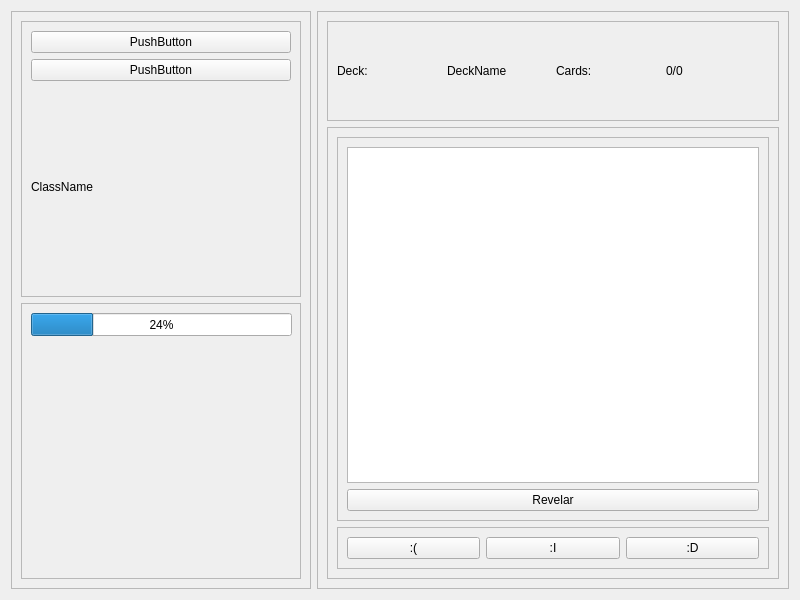
<?xml version="1.0" encoding="UTF-8"?>
<ui version="4.0">
 <class>Widget</class>
 <widget class="QWidget" name="Widget">
  <property name="geometry">
   <rect>
    <x>0</x>
    <y>0</y>
    <width>800</width>
    <height>600</height>
   </rect>
  </property>
  <property name="windowTitle">
   <string>Widget</string>
  </property>
  <layout class="QHBoxLayout" name="horizontalLayout">
   <item>
    <widget class="QFrame" name="frame">
     <property name="minimumSize">
      <size>
       <width>300</width>
       <height>0</height>
      </size>
     </property>
     <property name="frameShape">
      <enum>QFrame::StyledPanel</enum>
     </property>
     <property name="frameShadow">
      <enum>QFrame::Raised</enum>
     </property>
     <layout class="QVBoxLayout" name="verticalLayout_4">
      <item>
       <widget class="QFrame" name="frame_7">
        <property name="frameShape">
         <enum>QFrame::StyledPanel</enum>
        </property>
        <property name="frameShadow">
         <enum>QFrame::Raised</enum>
        </property>
        <layout class="QVBoxLayout" name="verticalLayout_5">
         <item>
          <widget class="QPushButton" name="btnBackPage">
           <property name="text">
            <string>PushButton</string>
           </property>
          </widget>
         </item>
         <item>
          <widget class="QPushButton" name="btnClassIcon">
           <property name="text">
            <string>PushButton</string>
           </property>
          </widget>
         </item>
         <item>
          <widget class="QLabel" name="btnClassName">
           <property name="text">
            <string>ClassName</string>
           </property>
          </widget>
         </item>
        </layout>
       </widget>
      </item>
      <item>
       <widget class="QFrame" name="frame_8">
        <property name="frameShape">
         <enum>QFrame::StyledPanel</enum>
        </property>
        <property name="frameShadow">
         <enum>QFrame::Raised</enum>
        </property>
        <widget class="QProgressBar" name="progressBar">
         <property name="geometry">
          <rect>
           <x>10</x>
           <y>10</y>
           <width>261</width>
           <height>23</height>
          </rect>
         </property>
         <property name="value">
          <number>24</number>
         </property>
        </widget>
       </widget>
      </item>
     </layout>
    </widget>
   </item>
   <item>
    <widget class="QFrame" name="frame_2">
     <property name="frameShape">
      <enum>QFrame::StyledPanel</enum>
     </property>
     <property name="frameShadow">
      <enum>QFrame::Raised</enum>
     </property>
     <layout class="QVBoxLayout" name="verticalLayout">
      <item>
       <widget class="QFrame" name="frame_3">
        <property name="minimumSize">
         <size>
          <width>0</width>
          <height>100</height>
         </size>
        </property>
        <property name="frameShape">
         <enum>QFrame::StyledPanel</enum>
        </property>
        <property name="frameShadow">
         <enum>QFrame::Raised</enum>
        </property>
        <layout class="QHBoxLayout" name="horizontalLayout_2">
         <item>
          <widget class="QLabel" name="label">
           <property name="text">
            <string>Deck:</string>
           </property>
          </widget>
         </item>
         <item>
          <widget class="QLabel" name="lblDeckName">
           <property name="text">
            <string>DeckName</string>
           </property>
          </widget>
         </item>
         <item>
          <widget class="QLabel" name="label_2">
           <property name="text">
            <string>Cards:</string>
           </property>
          </widget>
         </item>
         <item>
          <widget class="QLabel" name="lblCardsCount">
           <property name="text">
            <string>0/0</string>
           </property>
          </widget>
         </item>
        </layout>
       </widget>
      </item>
      <item>
       <widget class="QFrame" name="frame_4">
        <property name="frameShape">
         <enum>QFrame::StyledPanel</enum>
        </property>
        <property name="frameShadow">
         <enum>QFrame::Raised</enum>
        </property>
        <layout class="QVBoxLayout" name="verticalLayout_2">
         <item>
          <widget class="QFrame" name="frame_6">
           <property name="maximumSize">
            <size>
             <width>16777215</width>
             <height>16777215</height>
            </size>
           </property>
           <property name="frameShape">
            <enum>QFrame::StyledPanel</enum>
           </property>
           <property name="frameShadow">
            <enum>QFrame::Raised</enum>
           </property>
           <layout class="QVBoxLayout" name="verticalLayout_3">
            <item>
             <widget class="QTextEdit" name="textEdit"/>
            </item>
            <item>
             <widget class="QPushButton" name="btnRevealAnswer">
              <property name="text">
               <string>Revelar</string>
              </property>
             </widget>
            </item>
           </layout>
          </widget>
         </item>
         <item>
          <widget class="QFrame" name="frame_5">
           <property name="maximumSize">
            <size>
             <width>16777215</width>
             <height>50</height>
            </size>
           </property>
           <property name="frameShape">
            <enum>QFrame::StyledPanel</enum>
           </property>
           <property name="frameShadow">
            <enum>QFrame::Raised</enum>
           </property>
           <layout class="QHBoxLayout" name="horizontalLayout_3">
            <item>
             <widget class="QPushButton" name="btnBadFeedback">
              <property name="text">
               <string>:(</string>
              </property>
             </widget>
            </item>
            <item>
             <widget class="QPushButton" name="btnOkFeedback">
              <property name="text">
               <string>:I</string>
              </property>
             </widget>
            </item>
            <item>
             <widget class="QPushButton" name="btnGoodFeedback">
              <property name="text">
               <string>:D</string>
              </property>
             </widget>
            </item>
           </layout>
          </widget>
         </item>
        </layout>
       </widget>
      </item>
     </layout>
    </widget>
   </item>
  </layout>
 </widget>
 <resources/>
 <connections/>
</ui>
